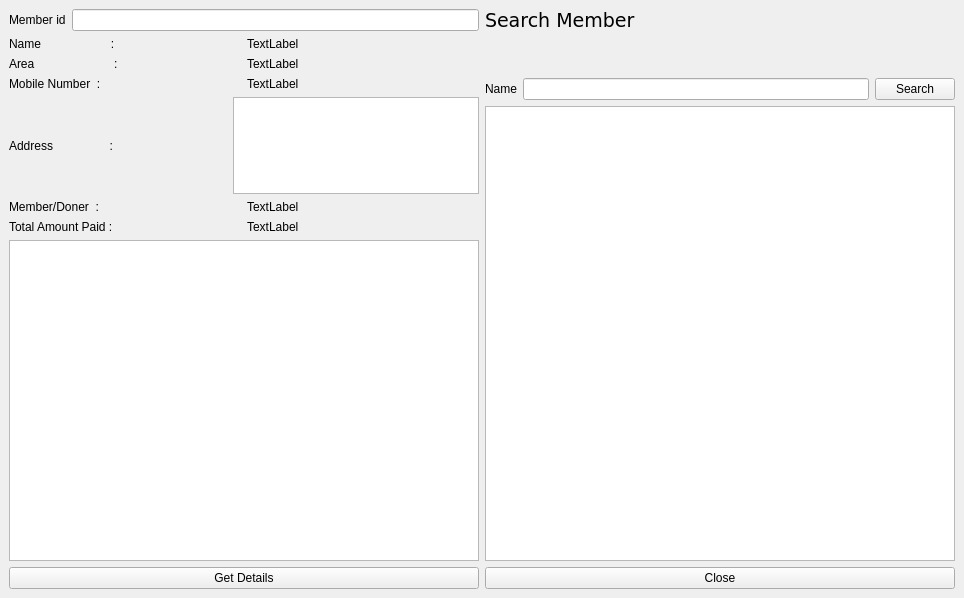
<?xml version="1.0" encoding="UTF-8"?>
<ui version="4.0">
 <class>member_details</class>
 <widget class="QMainWindow" name="member_details">
  <property name="geometry">
   <rect>
    <x>0</x>
    <y>0</y>
    <width>964</width>
    <height>598</height>
   </rect>
  </property>
  <property name="windowTitle">
   <string>Member Details</string>
  </property>
  <widget class="QWidget" name="centralwidget">
   <layout class="QVBoxLayout" name="verticalLayout_3">
    <item>
     <layout class="QHBoxLayout" name="horizontalLayout_9">
      <item>
       <layout class="QVBoxLayout" name="verticalLayout">
        <item>
         <layout class="QHBoxLayout" name="horizontalLayout">
          <item>
           <widget class="QLabel" name="label_13">
            <property name="text">
             <string>Member id</string>
            </property>
           </widget>
          </item>
          <item>
           <widget class="QLineEdit" name="lineEdit"/>
          </item>
         </layout>
        </item>
        <item>
         <layout class="QHBoxLayout" name="horizontalLayout_2">
          <item>
           <widget class="QLabel" name="label">
            <property name="text">
             <string>Name                     :</string>
            </property>
           </widget>
          </item>
          <item>
           <widget class="QLabel" name="name">
            <property name="text">
             <string>TextLabel</string>
            </property>
           </widget>
          </item>
         </layout>
        </item>
        <item>
         <layout class="QHBoxLayout" name="horizontalLayout_3">
          <item>
           <widget class="QLabel" name="label_2">
            <property name="text">
             <string>Area                        :</string>
            </property>
           </widget>
          </item>
          <item>
           <widget class="QLabel" name="area">
            <property name="text">
             <string>TextLabel</string>
            </property>
           </widget>
          </item>
         </layout>
        </item>
        <item>
         <layout class="QHBoxLayout" name="horizontalLayout_4">
          <item>
           <widget class="QLabel" name="label_3">
            <property name="text">
             <string>Mobile Number  :</string>
            </property>
           </widget>
          </item>
          <item>
           <widget class="QLabel" name="mobil_no">
            <property name="text">
             <string>TextLabel</string>
            </property>
           </widget>
          </item>
         </layout>
        </item>
        <item>
         <layout class="QHBoxLayout" name="horizontalLayout_5">
          <item>
           <widget class="QLabel" name="label_4">
            <property name="text">
             <string>Address                 :</string>
            </property>
           </widget>
          </item>
          <item>
           <widget class="QTextBrowser" name="textBrowser_address">
            <property name="sizePolicy">
             <sizepolicy hsizetype="Minimum" vsizetype="Minimum">
              <horstretch>0</horstretch>
              <verstretch>25</verstretch>
             </sizepolicy>
            </property>
            <property name="maximumSize">
             <size>
              <width>246</width>
              <height>97</height>
             </size>
            </property>
           </widget>
          </item>
         </layout>
        </item>
        <item>
         <layout class="QHBoxLayout" name="horizontalLayout_7">
          <item>
           <widget class="QLabel" name="label_5">
            <property name="text">
             <string>Member/Doner  :</string>
            </property>
           </widget>
          </item>
          <item>
           <widget class="QLabel" name="member_status">
            <property name="text">
             <string>TextLabel</string>
            </property>
           </widget>
          </item>
         </layout>
        </item>
        <item>
         <layout class="QHBoxLayout" name="horizontalLayout_8">
          <item>
           <widget class="QLabel" name="label_6">
            <property name="text">
             <string>Total Amount Paid :</string>
            </property>
           </widget>
          </item>
          <item>
           <widget class="QLabel" name="amount">
            <property name="text">
             <string>TextLabel</string>
            </property>
           </widget>
          </item>
         </layout>
        </item>
        <item>
         <widget class="QTableView" name="tableView_2"/>
        </item>
       </layout>
      </item>
      <item>
       <layout class="QVBoxLayout" name="verticalLayout_2">
        <item>
         <widget class="QLabel" name="label_7">
          <property name="font">
           <font>
            <family>DejaVu Sans</family>
            <pointsize>14</pointsize>
           </font>
          </property>
          <property name="text">
           <string>Search Member</string>
          </property>
         </widget>
        </item>
        <item>
         <spacer name="verticalSpacer_2">
          <property name="orientation">
           <enum>Qt::Vertical</enum>
          </property>
          <property name="sizeType">
           <enum>QSizePolicy::Minimum</enum>
          </property>
          <property name="sizeHint" stdset="0">
           <size>
            <width>20</width>
            <height>40</height>
           </size>
          </property>
         </spacer>
        </item>
        <item>
         <layout class="QHBoxLayout" name="horizontalLayout_6">
          <item>
           <widget class="QLabel" name="label_8">
            <property name="text">
             <string>Name</string>
            </property>
           </widget>
          </item>
          <item>
           <widget class="QLineEdit" name="lineEdit_5"/>
          </item>
          <item>
           <widget class="QPushButton" name="pushButton_Search">
            <property name="text">
             <string>Search</string>
            </property>
           </widget>
          </item>
         </layout>
        </item>
        <item>
         <widget class="QTableView" name="tableView"/>
        </item>
       </layout>
      </item>
     </layout>
    </item>
    <item>
     <layout class="QHBoxLayout" name="horizontalLayout_10">
      <item>
       <widget class="QPushButton" name="pushButton">
        <property name="text">
         <string>Get Details</string>
        </property>
       </widget>
      </item>
      <item>
       <widget class="QPushButton" name="pushButton_2">
        <property name="text">
         <string>Close</string>
        </property>
       </widget>
      </item>
     </layout>
    </item>
   </layout>
  </widget>
 </widget>
 <resources/>
 <connections>
  <connection>
   <sender>lineEdit_5</sender>
   <signal>returnPressed()</signal>
   <receiver>pushButton_Search</receiver>
   <slot>click()</slot>
   <hints>
    <hint type="sourcelabel">
     <x>765</x>
     <y>105</y>
    </hint>
    <hint type="destinationlabel">
     <x>937</x>
     <y>101</y>
    </hint>
   </hints>
  </connection>
  <connection>
   <sender>lineEdit</sender>
   <signal>returnPressed()</signal>
   <receiver>pushButton</receiver>
   <slot>click()</slot>
   <hints>
    <hint type="sourcelabel">
     <x>259</x>
     <y>22</y>
    </hint>
    <hint type="destinationlabel">
     <x>250</x>
     <y>579</y>
    </hint>
   </hints>
  </connection>
 </connections>
</ui>
